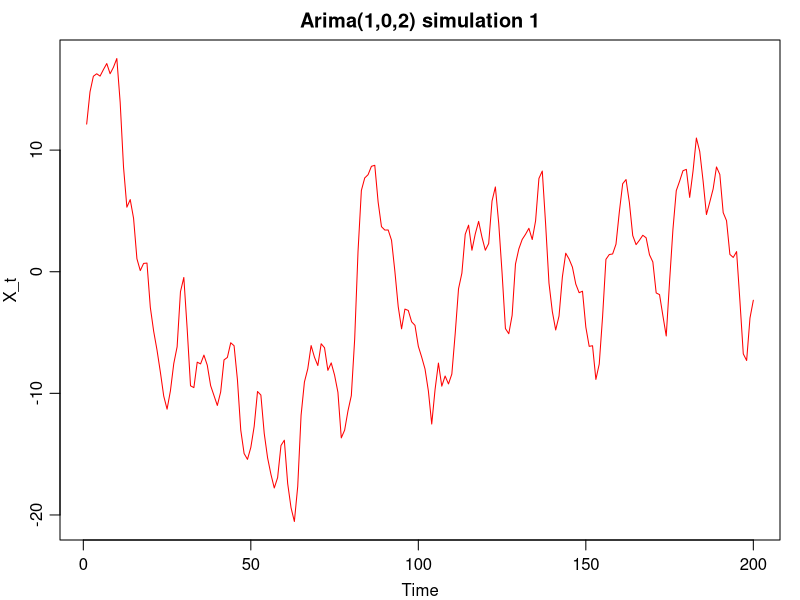
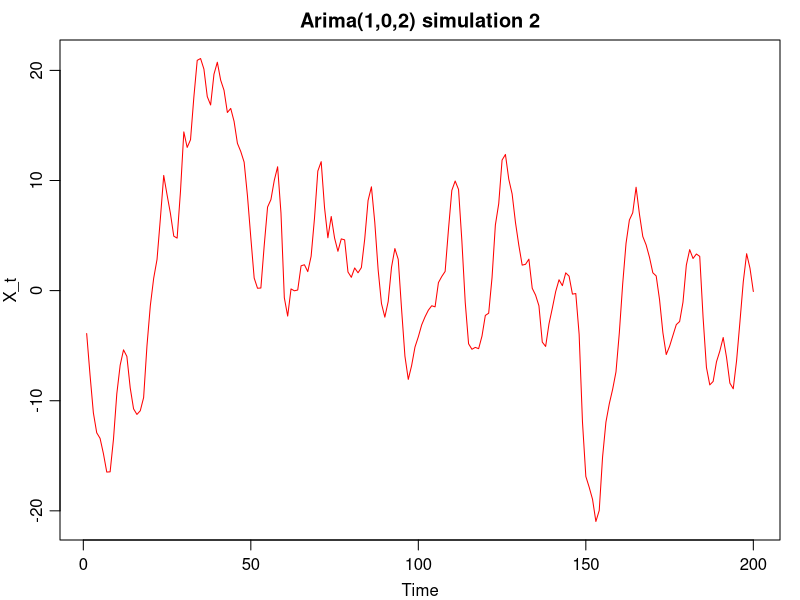
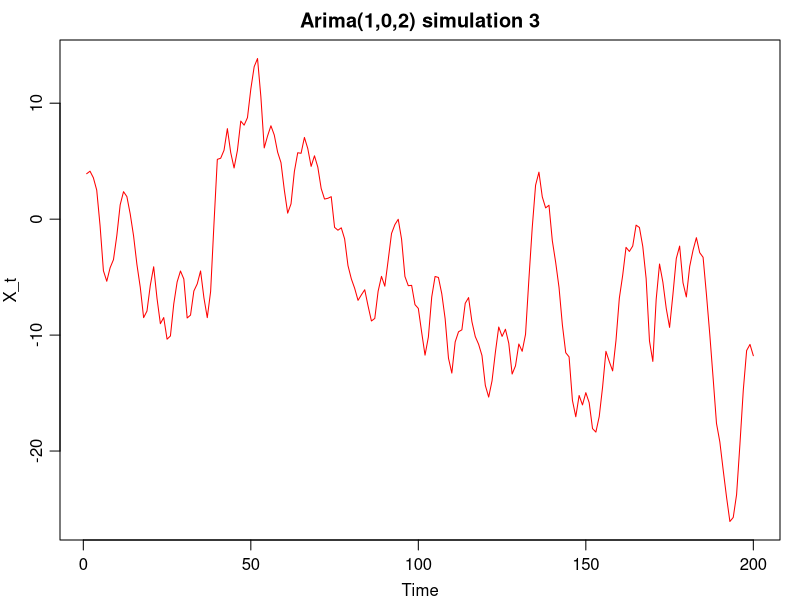
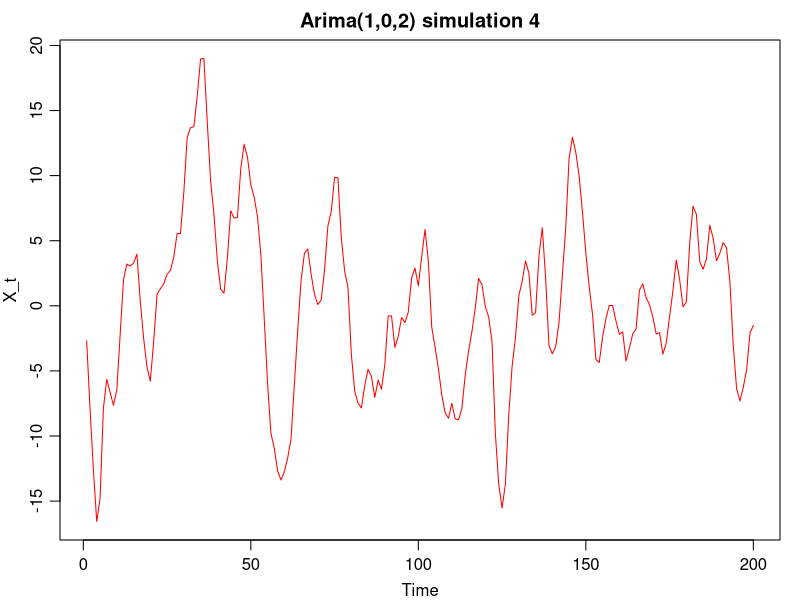
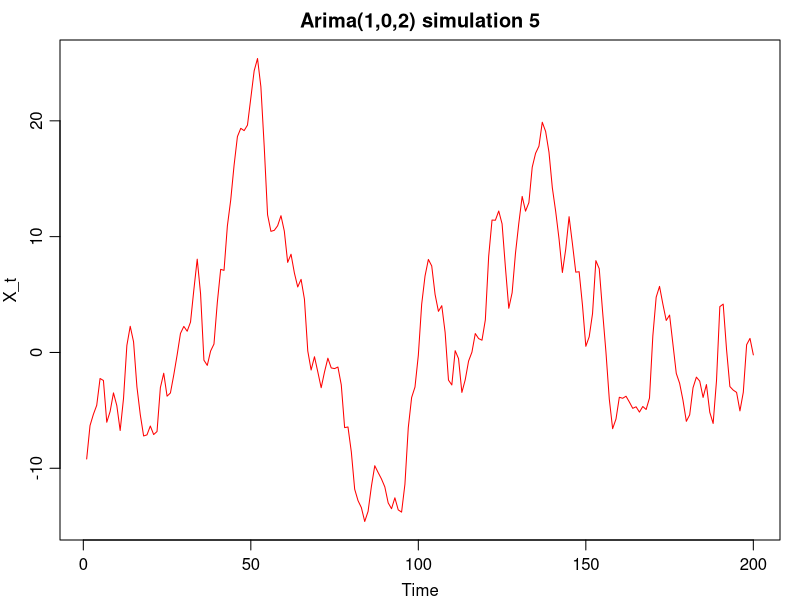
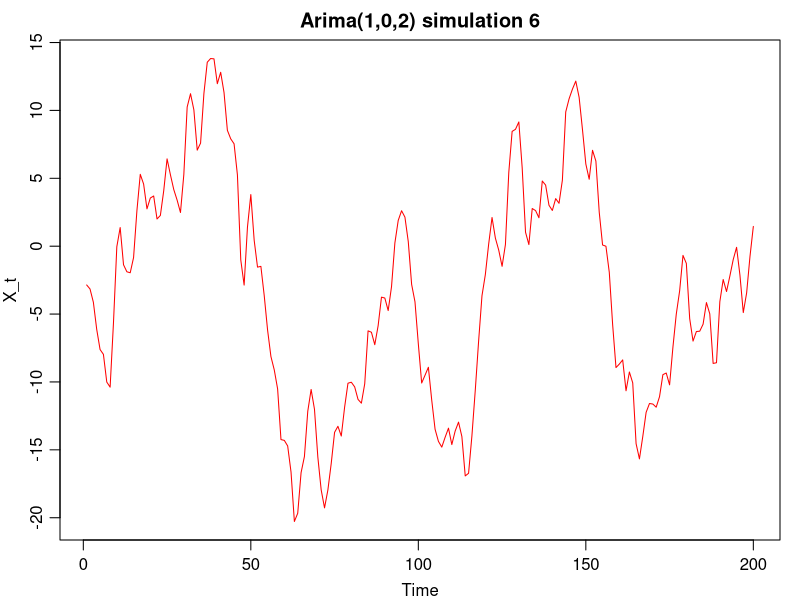
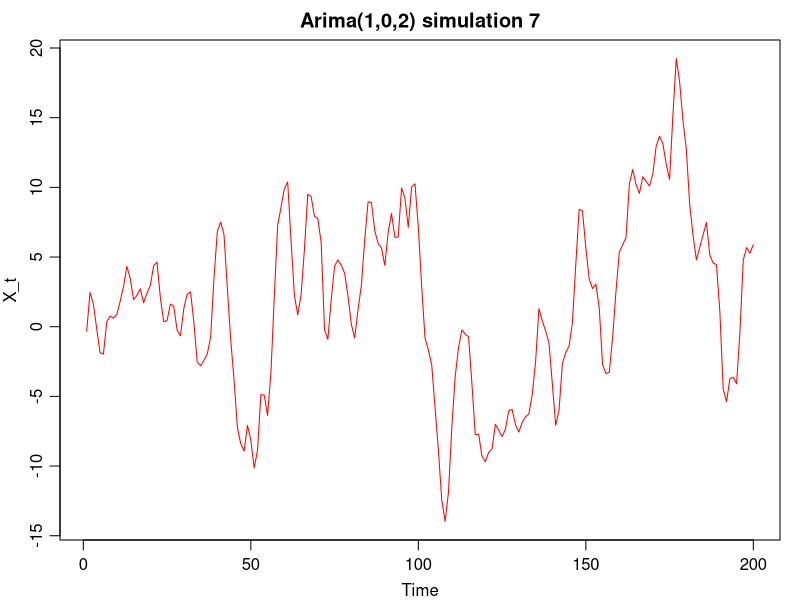
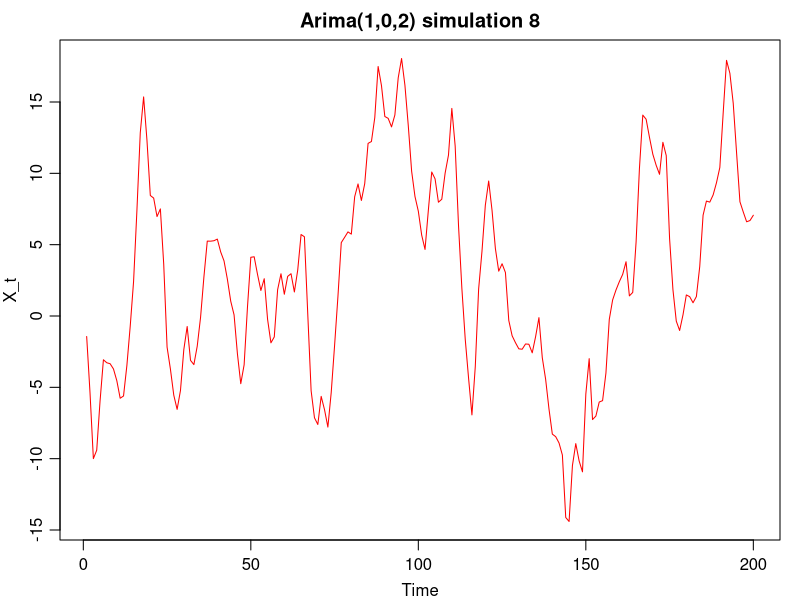

Reproduce these figures in R, in order.
## Assignment 2

## Question 2.1
## 3)
par(mgp=c(2, 0.7,0), mar=c(3,3,2,1))
sim <- matrix(NA,200,10)
for (i in 1:10){
  sim[,i] <- arima.sim(model=list(ar=0.9,ma=c(2,0.5),order=c(1,0,2)),
                      n =200)
  plot(sim[,i],type="l",col="red",
       main=paste("Arima(1,0,2) simulation",i),xlab="Time",ylab="X_t")
}


matplot(sim,type="o",lty=1,pch=1,col=rainbow(11),
        main="ARIMA(1,0,2) simulations",xlab="Time",
     ylab="X_t",cex=0.4,ylim=c(min(sim),max(sim)))


## 4)
lmax <- 23 ## lag.max
acf.dat <- matrix(NA,ncol=10,nrow=(lmax+1))
for (i in 1:10){
  acf.dat[,i]<-acf(sim[,i],lag.max=lmax)$acf
}

matplot(acf.dat,type="o",lty=1,pch=1,col=rainbow(11),xlab="Lags",
        ylab="Auto-correlation",main="Auto-correlations for the 10 simulations")

## 5)
lmax <- 23 ## lag.max
pacf.dat <- matrix(NA,ncol=10,nrow=(lmax+1))
for (i in 1:10){
  pacf.dat[,i]<-pacf(sim[,i],lag.max=lmax+1)$acf
}

matplot(pacf.dat,type="o",lty=1,pch=1,col=rainbow(11),xlab="Lags",
        ylab="Partial auto-correlation",
        main="Partial auto-correlations for the 10 simulations")

## 6)
for (i in 1:10){
  print(var(sim[,i]))
}


## Question 2.2
Time <- c(1:16)
Cons <- c(190,208,213,223,237,214,221,201,191,184,184,189,188,207,221,225)
Pred.time <- c(17,18)
Pred.cons <- c(232.6,217.3)
Pred.int.lower <- c(232.6-(qnorm(0.975)*7),
                    217.3-(qnorm(0.975)*7*sqrt(1.25)))
Pred.int.upper <- c(232.6+(qnorm(0.975)*7),
                     217.3+(qnorm(0.975)*7*sqrt(1.25)))
plot(Cons~Time,type="o",pch=19,cex=0.5,main="Electricity consumption for Copenhagen",
     xlab="Date",ylab="Electricity consumption (GWh)",col="red",
     xlim=c(1,18),ylim=c(184,246))
points(Pred.cons~Pred.time,pch=19,cex=0.5,col="blue")
lines(Pred.cons~Pred.time,col="blue")
lines(Pred.int.lower~Pred.time,col="green")
lines(Pred.int.upper~Pred.time,col="green")
legend("top",legend=c("Consumption data","Consumption predictions",
                          "95% prediction interval"),
       col=c("red","blue","green"),lty=1:1, cex=0.8)

predict.table <- data.frame(Pred.time,Pred.cons,Pred.int.lower,
                            Pred.int.upper)



## Question 2.3
## 1)
Mod_1 <- arima.sim(model=list(ar=-0.85),n = 1000)
plot(Mod_1,col="red",main="ARIMA(1,0,0)X(0,0,0) simulation",
     xlab="Time",ylab="X_t",type="l")

acf(Mod_1)

pacf(Mod_1)

## 2)
Mod_2 <- arima.sim(model=list(ar=c(0,0,0,0,0,0,0,0,0,0,0,0.8)),n=1000)
plot(Mod_2,col="red",main="ARIMA(0,0,0)X(1,0,0) simulation",
     xlab="Time",ylab="X_t",type="l")

acf(Mod_2)

pacf(Mod_2)


## 3)
Mod_3 <- arima.sim(model=list(ar=0.8,
                              ma=c(0,0,0,0,0,0,0,0,0,0,0,0.7)),n=1000)
plot(Mod_3,col="red",main="ARIMA(1,0,0)X(0,0,1) simulation",
     xlab="Time",ylab="X_t",type="l")

acf(Mod_3)

pacf(Mod_3)


## 4)
Mod_4 <- arima.sim(model=list(ar=c(0.7,0,0,0,0,0,0,0,0,0,0,-0.8,0.7*0.8)),
                              n =1000)
plot(Mod_4,col="red",main="ARIMA(1,0,0)X(1,0,0) simulation",
     xlab="Time",ylab="X_t",type="l")

acf(Mod_4)

pacf(Mod_4)


## 5)
Mod_5 <- arima.sim(model=list(ar=c(-0.6,-0.6,0,0,0,0,0,0,0,0,0,-0.8,-(0.6*0.8),-(0.6*0.8))),
                   n=1000)
plot(Mod_5,col="red",main="ARIMA(2,0,0)X(1,0,0) simulation",
     xlab="Time",ylab="X_t",type="l")

acf(Mod_5)

pacf(Mod_5)


## 6)
Mod_6 <- arima.sim(model=list(ma=c(-0.7,0,0,0,0,0,0,0,0,0,0,0.8,-(0.7*0.8))),
                   n=1000)
plot(Mod_6,col="red",main="ARIMA(0,0,1)X(0,0,1) simulation",
     xlab="Time",ylab="X_t",type="l")

acf(Mod_6)

pacf(Mod_6)

